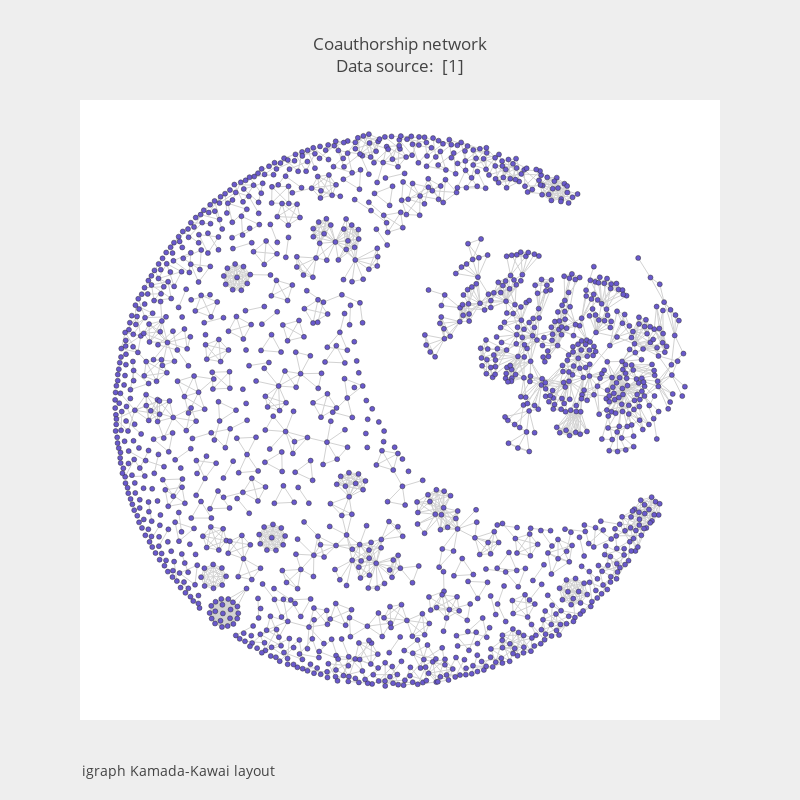

The notebook cell this image was saved under:
### Code cell
fig1 = go.Figure(data=[trace1, trace2], layout=layout)
iplot(fig1)

### Figure 1 — Plotly figure (JSON) as saved in the notebook; plotly's stock layout.template omitted (floating-point values rounded to 4 significant figures; data arrays with more than 128 entries replaced by an {"elided": "..."} marker saying what was removed)
{"data": [{"hoverinfo": "none", "line": {"color": "rgb(210,210,210)", "width": 1}, "mode": "lines", "type": "scatter", "x": {"elided": "8226 float values"}, "y": {"elided": "8226 float values"}}, {"hoverinfo": "text", "marker": {"color": "#6959CD", "line": {"color": "rgb(50,50,50)", "width": 0.5}, "size": 5}, "mode": "markers", "text": {"elided": "1589 str values"}, "type": "scatter", "x": {"elided": "1589 float values"}, "y": {"elided": "1589 float values"}}], "layout": {"annotations": [{"font": {"size": 14}, "showarrow": false, "text": "igraph Kamada-Kawai layout", "x": 0, "xanchor": "left", "xref": "paper", "y": -0.1, "yanchor": "bottom", "yref": "paper"}], "font": {"size": 12}, "height": 800, "hovermode": "closest", "paper_bgcolor": "#eeeeee", "showlegend": false, "title": {"text": "Coauthorship network<br>Data source: <a href='https://networkdata.ics.uci.edu/data.php?id=11'> [1]</a>"}, "width": 800, "xaxis": {"visible": false}, "yaxis": {"visible": false}}}
